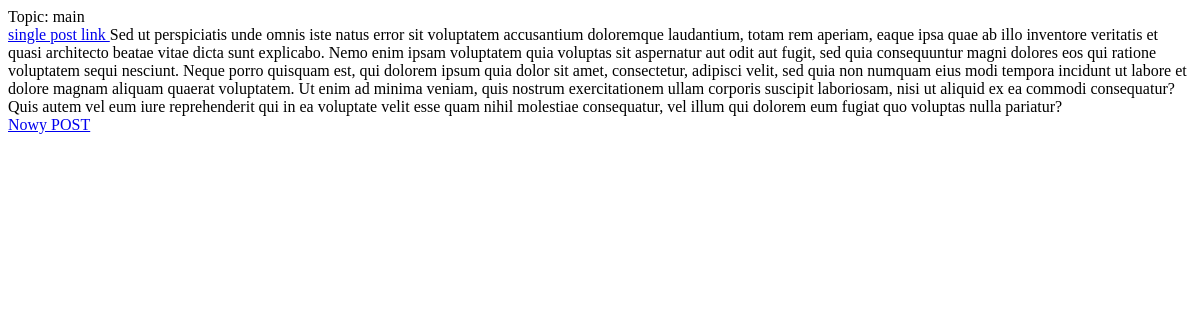
The page /forum/1/1/ on the database as committed earlier.
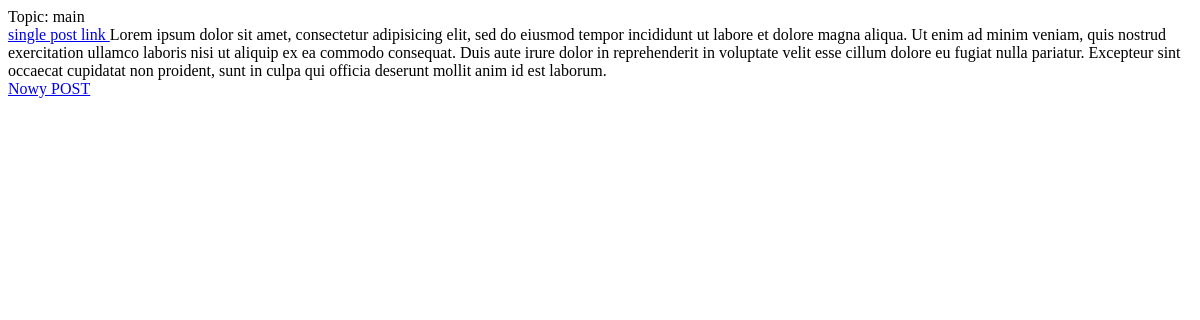
The same page on the database as committed later.
### board/models.py (models this page shows, shortened)
class Message(models.Model):
    topic = models.ForeignKey('Topic',related_name='topic')
    submitted_by = models.ForeignKey('core.ShopUser',blank=True,null=True)
    submission_date = models.DateTimeField()
    content = models.TextField()
    score = models.IntegerField(null=True,blank=True)
    prev_message = models.ForeignKey('Message',related_name='prev',blank=True,null=True)
    next_message = models.ForeignKey('Message',related_name='next',blank=True,null=True)

### board/views.py (the view)
# urls.py: url(r'^forum/(?P<board_id>\d+)/(?P<topic_id>\d+)/$', BoardView.show_topic),
    @classmethod
    def show_topic(cls, request, board_id, topic_id):
        messages = Message.objects.filter(topic__pk=topic_id)
        topic_item = Topic.objects.get(pk=topic_id)
        topic = topic_item.title
        topic_id = topic_item.pk
        return render_to_response("topic_detail.html",
                                  {'messages':messages, 'topic': topic, 'topic_id': topic_id},
                                  context_instance=RequestContext(request))

### templates/topic_detail.html
<div id="list">
Topic: {{ topic }}
    {% for message in messages %}
        <div class="message"><a href="{{ message.pk }}">single post link </a>{{ message.content }}
            </div>
    {% endfor %}
    <a href="nowy_post/">Nowy POST</a>
</div>

Rows that differ between the two databases and show on the page:
removed Message: content "Sed ut perspiciatis unde omnis iste natus error sit voluptatem accusantium doloremque laudantium, totam rem aperiam, eaque ipsa quae ab illo inventore veritatis et quasi architecto beatae vitae dicta sunt explicabo. Nemo enim ipsam voluptatem quia voluptas sit aspernatur aut odit aut fugit, sed quia consequuntur magni dolores eos qui ratione voluptatem sequi nesciunt. Neque porro quisquam est, qui dolorem ipsum quia dolor sit amet, consectetur, adipisci velit, sed quia non numquam eius modi tempora incidunt ut labore et dolore magnam aliquam quaerat voluptatem. Ut enim ad minima veniam, quis nostrum exercitationem ullam corporis suscipit laboriosam, nisi ut aliquid ex ea commodi…"
added Message: content "Lorem ipsum dolor sit amet, consectetur adipisicing elit, sed do eiusmod tempor incididunt ut labore et dolore magna aliqua. Ut enim ad minim veniam, quis nostrud exercitation ullamco laboris nisi ut aliquip ex ea commodo consequat. Duis aute irure dolor in reprehenderit in voluptate velit esse cillum dolore eu fugiat nulla pariatur. Excepteur sint occaecat cupidatat non proident, sunt in culpa qui officia deserunt mollit anim id est laborum."
